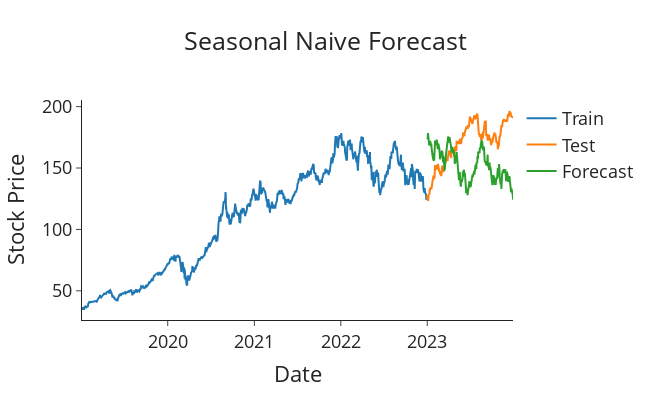

The cell this chart's notebook holds for it:
### Code cell
# Baseline: 
# ----------  Baseline forecasters ----------

def seasonal_naive_forecast(y_train, h, m):
    if len(y_train) < m:
        # fallback if not enough history for one full season
        return naive_forecast(y_train, h)
    last_season = y_train[-m:]
    return np.resize(last_season, h)  # repeats as needed

fcst_snaive = seasonal_naive_forecast(y_train, H, SP)
plot_forecasts(fcst_snaive, 'Seasonal Naive Forecast')

### Figure 1 — Plotly figure (JSON) as saved in the notebook; plotly's stock layout.template omitted (floating-point values rounded to 4 significant figures; data arrays with more than 128 entries replaced by an {"elided": "..."} marker saying what was removed)
{"data": [{"name": "Train", "type": "scatter", "x": {"elided": "1005 str values"}, "y": {"elided": "1005 float values"}}, {"name": "Test", "type": "scatter", "x": {"elided": "251 str values"}, "y": {"elided": "251 float values"}}, {"name": "Forecast", "type": "scatter", "x": {"elided": "251 str values"}, "y": {"elided": "251 float values"}}], "layout": {"font": {"size": 18}, "height": 400, "title": {"text": "Seasonal Naive Forecast", "x": 0.5}, "width": 650, "xaxis": {"title": {"text": "Date"}}, "yaxis": {"title": {"text": "Stock Price"}}}}
